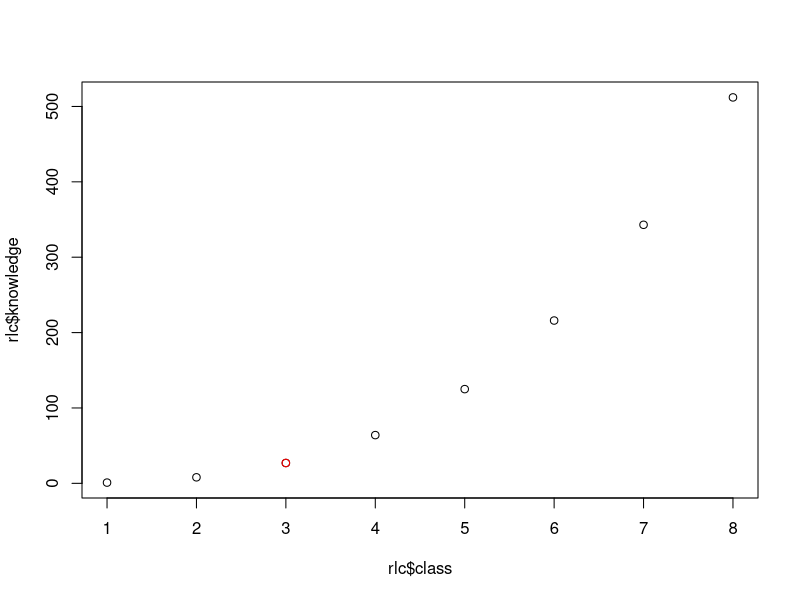

This figure's R source: (Note: this script raises an error after producing the figure.)
#####################################################################
############################## DPLYR ################################
#####################################################################



#####################################################################
# PART 0. LEARNING CURVE
#####################################################################

# R learning curve
library(dplyr)
rlc <- tibble(class = 1:8,
             knowledge = (1:8)^3)
class <- 3
plot(rlc$class, rlc$knowledge)
points(rlc$class[class], rlc$knowledge[class], col = "red")



#####################################################################
# PART 1. SUMMARY
#####################################################################

# The dplyr package is THE R PACKAGE
# So let's load it
library(dplyr)
library(stringr)
library(ggplot2)


# Let's load the datasets

accidents #UO: Accident
contractes_menors #UO: contracte
festivals #UO: festival
municipi #UO: municipi
lloguer_any #UO: ??
rendacs #UO: ??
cens_gc #UO: individu


# In few sessions, you will (almost) learn to do things like this 
lloguer_any |> 
  group_by(any, nom_districte) |> 
  summarize(preu = mean(preu, na.rm = T)) |> 
  ggplot(aes(x = any, y = preu, col = nom_districte)) +
  geom_line() +
  theme_minimal()




#####################################################################
# PART 2. VARIABLES
#####################################################################

# Very important to remember what we can do and what we can't do with a type of variable.

#     - Categorical nominal: No order
#     - Categorical ordinal: Order, distance not known
#     - Numeric interval: Order, distance is known, zero no meaning
#     - Numeric ratio: Order, distance is known, zero has meaning


## CATEGORICAL NOMINAL: No order
#    - Store as: Character vector, Factor
#    - Wrangle: Stringr package
#    - Equality: ==
#    - Equality: %in%
#    - Not equality: !=


## CATEGORICAL ORDINAL: Order, distance not known
#    - Store as: Ordered factor
#    - Wrangle: Forcats package
#    - Equality: ==
#    - Equality: %in%
#    - Not equality: !=
#    - More than: >
#    - More or equal than: >=
#    - Less than: <
#    - Less or equal than: <=


## NUMERIC INTERVAL: Order, distance is known, zero no meaning
#    - Store as: Numeric, Integer, Date
#    - Equality: ==
#    - Equality: %in%
#    - Not equality: !=
#    - More than: >
#    - More or equal than: >=
#    - Less than: <
#    - Less or equal than: <=
#    - Sometimes, sums and differences: +, -
#    - Also max, min, etc.



## NUMERIC RATIO: Order, distance is known, zero has meaning
#    - Store as: Numeric
#    - Equality: ==
#    - Equality: %in%
#    - Not equality: !=
#    - More than: >
#    - More or equal than: >=
#    - Less than: <
#    - Less or equal than: <=
#    - Sums: +
#    - Differences: -
#    - Multiplication: *
#    - Division: /
#    - Other: sqrt(), log(), exp(), max(), min(), mean()...



#####################################################################
# PART 3. DPLYR
#####################################################################

## 3.1. THE PIPE

# For the dplyr package (and other packages), not $ form anymore

#f(d$v)
# f(d, v)
# d |> f(v)

# then:
# f1(f1(d, v1), v2)
# d |> f1(v1) |> f2(v2)


## 3.2. ROW FUNCTIONS ##########################

### 3.2.1. FILTER
# Reduces the number of rows according to a certain criteria
lloguer_any
glimpse(lloguer_any)
unique(lloguer_any$nom_districte)
unique(lloguer_any$any)

lloguer_any |> 
  filter(nom_districte == "XXXXXXXXXX")

lloguer_any |> 
  filter(nom_districte == "XXXXXXXXXX" & any >= XXXXXX)

lloguer_any |> 
  filter(preu == max(preu, na.rm = T)) # <- na.rm!!! in functions mean, median, max, min...

festivals |> 
  filter(str_detect(nom_del_festival, "Jazz"))



#### ExErSiSe!!!!

# Quins accidents s'han produït al carrer Agustina Saragossa?
accidents

# Quins accidents s'han produït en Dimecres (descripcio_dia_setmana) durant la segona quinzena del mes (dia_mes) ...
# ... en què el tipus de vehicle implicat era un taxi (desc_tipus_vehicle_implicat)
accidents







### 3.2.2. ARRANGE
# Arranges from MORE TO LESS or for LESS TO MORE

rendacs
glimpse(rendacs)

rendacs |> 
  arrange(seccio_censal)

rendacs |> 
  arrange(desc(XXXXXXX))

rendacs |> 
  arrange(desc(XXXXXXX), desc(XXXXXXX))


#### ExErSiSe!!!!

# Barri amb menys renda per càpita? (data problem?)
rendacs

# Filtra pel districte de Ciutat Vella i ordena les dades per preu en ordre descendent 
rendacs |> 
  filter() |> 
  arrange()

# Festivals de música amb més assistents a Barcelona
festivals |> 
  filter(ambit == "XXXXXXX") |> 
  arrange(desc(assistents_a_barcelona))



### 3.2.3. COUNT
#counts the number of categories in a vector

accidents |> 
  count(nom_carrer)

#Rànking de proveidors que han aconseguit més contractes menors a l'Ajuntament de Barcelona
contractes_menors


#Qui s'ha emportat més pasta 'menor'? To be continued...






## 3.3. COLUMN FUNCTIONS ##########################


### 3.3.1. SELECT
# Select vectors
glimpse(accidents)

accidents |> 
  select(descripcio_tipus_dia, hora_dia, descripcio_causa_vianant, desc_tipus_vehicle_implicat, descripcio_sexe, edat)

accidents |> 
  select(-numero_expedient)

accidents |> 
  select(nom_districte, nom_barri, descripcio_torn:descripcio_victimitzacio)


#### ExErSiSe!!!!

# Filtra per ultim any, primer trimestre i Ciutat Vella...
# Selecciona nom_barri, preu i preu_m2
# Ordena per preu_m2 en ordre descendent
lloguer_any



  
### 3.3.2. MUTATE
# Modifies the values of a vector or creates a new one

municipi |> 
  mutate(densitat = poblacio / superficie_km2)


#Municipis amb altitud superior a 900m, crea densitat i ordena de major a menor
municipi


#### ExErSiSe!!!!

#Filtra per festivals de titularitat privada...
#...crea la variable durada amb la durada del festival...
#...elimina la columna any (no és una variable), data_inici, data_fi...
#... ordena les dades per durada, ordre descendent
festivals


